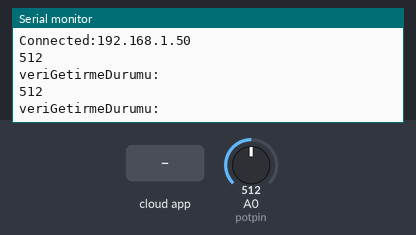
Simulated run of this sketch. Board: ESP8266 (NodeMCU). Parts: the last lines printed to the serial monitor. The inputs (shaded band) are chosen by the test bench; at power-on: A0 (potpin) = 512. WiFi joins after 1.5 s; servers stay silent unless stated; the Firebase database answers and starts empty.

Above: at 2.7 s.
2.8 s: A0 (potpin) set to 716
At 2.93 s:
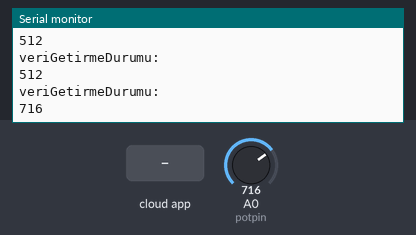
4.3 s: the phone or cloud app sets veriGetir to 1
At 5.4 s:
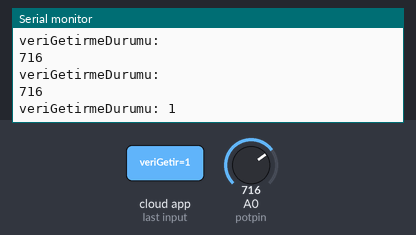
5.8 s: the phone or cloud app sets veriGetir to 0
At 6.9 s:
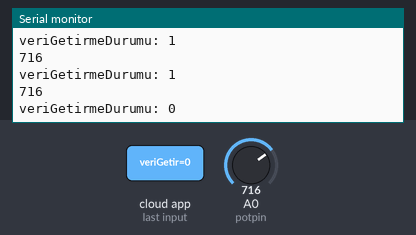
7.3 s: A0 (potpin) set to 900
At 7.8 s:
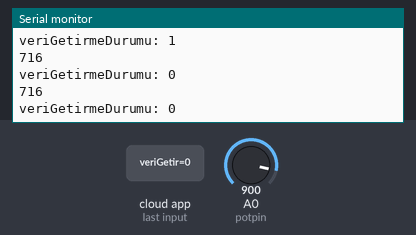
Timing chart, 0 to 9.8 s (numbered marks = the images above; inputs shaded):
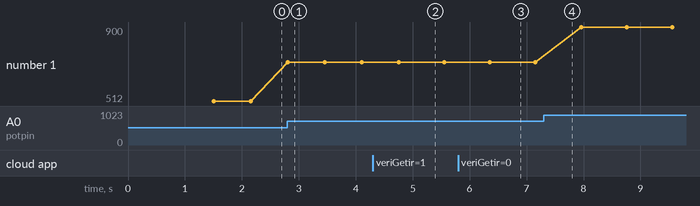

Measured:
- after the input at 2.8 s, the serial monitor: prints a new line at once (image 1)
- after the input at 4.3 s, the serial monitor: prints a new line after 0.61 s (image 2)
- after the input at 5.8 s, the serial monitor: prints a new line after 0.71 s (image 3)
- plotted number 1: 512 → 716 after the input at 2.8 s, 716 → 900 after the input at 7.3 s

The sketch:

WifiPotAndroid.ino
```cpp
#include<ESP8266WiFi.h>
#include<FirebaseArduino.h>

#define FIREBASE_HOST ""  //This came from Firebase
#define FIREBASE_AUTH "" //This came from Firebase
#define WIFI_SSID "" //Your internet id
#define WIFI_PASSWORD "" //Your internet password

#define potpin A0
int deger = 0;

void setup() {

  Serial.begin(9600);

WiFi.begin(WIFI_SSID,WIFI_PASSWORD);
Serial.println("CONNECTİNG");
while(WiFi.status() != WL_CONNECTED){
  Serial.print(".");
  delay(500);
}
Serial.println();
Serial.print("Connected:");
Serial.println(WiFi.localIP());

Firebase.begin(FIREBASE_HOST, FIREBASE_AUTH);

}

void loop() {

  deger = analogRead(potpin);
  Serial.println(deger);

  String veriGetir = (Firebase.getString("veriGetir"));
  Serial.print("veriGetirmeDurumu: "); Serial.println(veriGetir);
  String gonderilecekVeri = String(deger);
  if(veriGetir == "1"){

    Firebase.setString("PotDeger",gonderilecekVeri);
  }
  if(veriGetir == "0"){

    String veriYok = "Veri alınmamaktadir.";
    Firebase.setString("PotDeger",veriYok);
  }
  delay(500);
}
```
